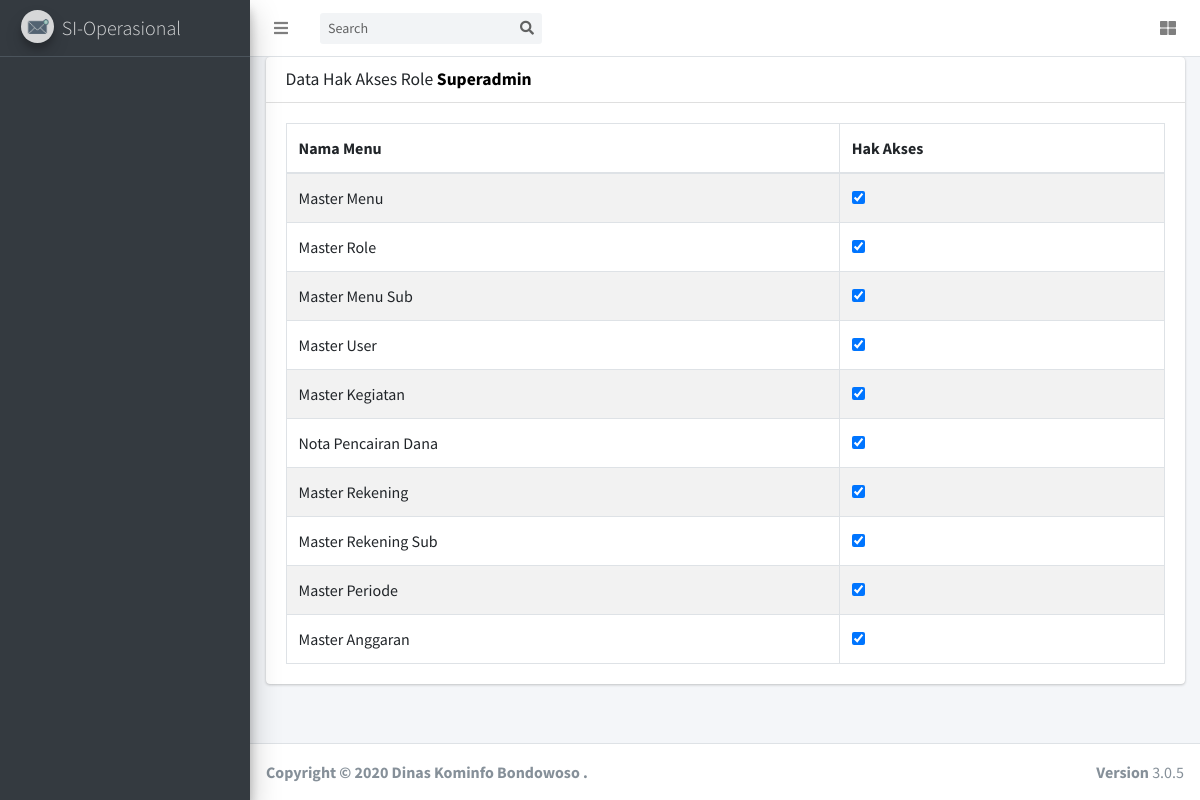
The page /index.php/role/role_access/1 on the database as committed earlier.
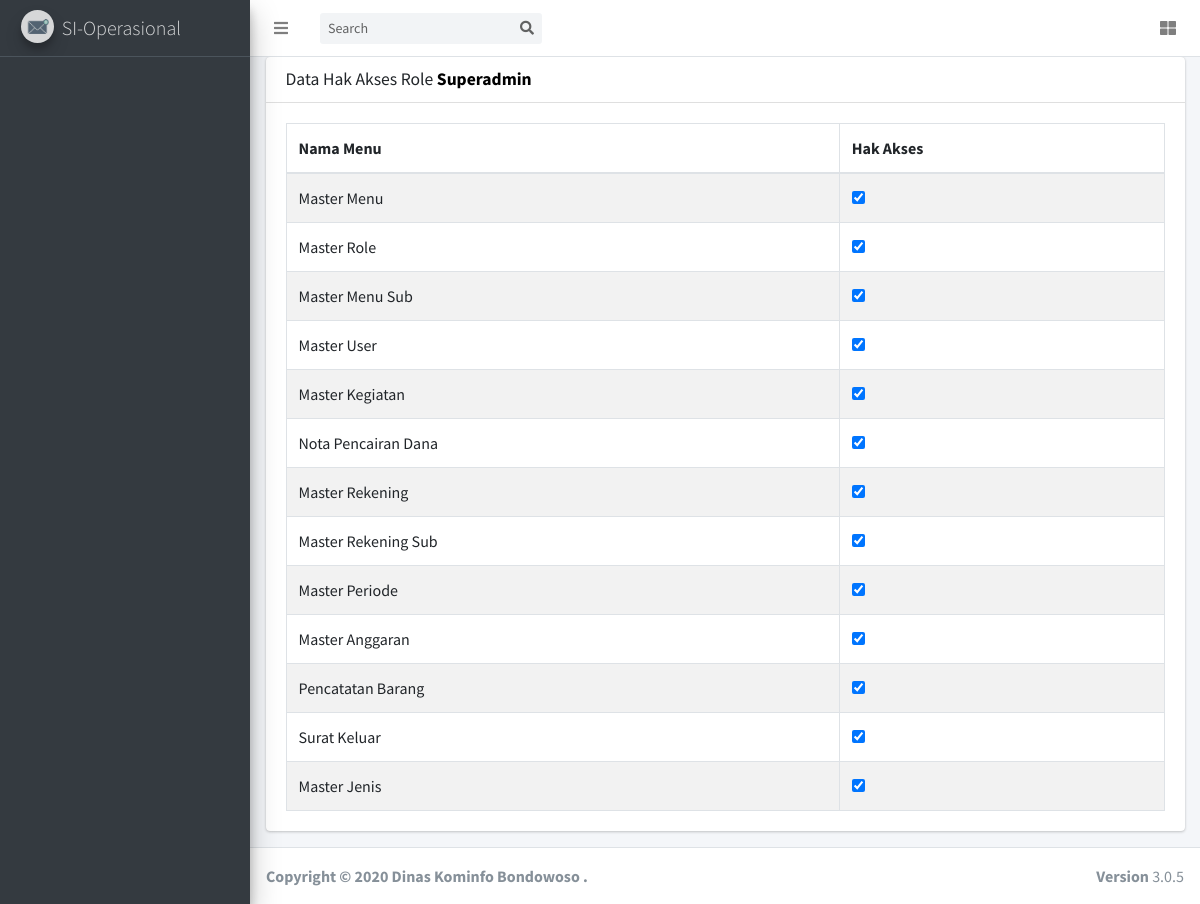
The same page on the database as committed later.
### tables this page shows
CREATE TABLE `tbl_sub_menu` (
  `id_sub_menu` int(11) NOT NULL,
  `id_menu` int(11) NOT NULL,
  `nama_sub_menu` varchar(30) NOT NULL,
  `link_sub_menu` varchar(50) NOT NULL
);

### application/controllers/Role.php (called while the page is built, shortened)
<?php
class Role extends CI_Controller {
	function __construct(){
        $this->load->model('main');
        $this->load->library('session');
        $this->load->helper('main_helper');
    }
    public function role_access($id_roles){
        $id_role 					= $this->session->userdata('id_role');
		$data['menu'] 				= $this->main->get_menu_selected($id_role);
        $data['sub_menu'] 		    = $this->main->get_data('tbl_sub_menu');
        $data['role']               = $this->db->get_where('tbl_role',['id_role'=>$id_roles])->row_array();
		$this->load->view('role/akses',$data);
    }
}

### index.php (called while the page is built, shortened)
<?php
require_once BASEPATH.'core/CodeIgniter.php';

### application/models/main.php (called while the page is built, shortened)
<?php
class main extends CI_MODEL
{
    function get_data($table)
    {
        $query = $this->db->get($table);
        return $query->result();
    }
    function get_menu_selected($role_id)
    {
        $this->db->select('*')
            ->from('tbl_user_access')
            ->join('tbl_sub_menu', 'tbl_user_access.id_sub_menu = tbl_sub_menu.id_sub_menu')
            ->join('tbl_menu', 'tbl_menu.id_menu = tbl_sub_menu.id_menu')
            ->where('tbl_user_access.id_role =', $role_id)
            ->group_by('tbl_menu.id_menu');
        $query = $this->db->get();
        return $query->result();
    }
}

### application/helpers/main_helper.php (called while the page is built, shortened)
<?php
function get_access($id_role,$id_menu){
    $ci = get_instance();
    $result = $ci->db->get_where('tbl_user_access',['id_role' => $id_role, 'id_sub_menu' =>$id_menu]);
    if($result->num_rows() > 0){
        return "checked = 'checked'";
    }
}
?>

### application/views/role/akses.php (the view, shortened to what this page needs)
<!DOCTYPE html>
<html lang="en">
<head>
</head>
<body class="hold-transition sidebar-mini layout-fixed layout-navbar-fixed layout-footer-fixed">
<div class="wrapper">
  <div class="content-wrapper">
    <section class="content">
      <div class="container-fluid">
        <div class="card">
          <div class="card-header">
            <h3 class="card-title">Data Hak Akses Role <span style="color:black;font-weight:bold"> <?= $role['nama_role'];?> </span></h3>
          </div>
          <div class="card-body">
            <table id="example1" class="table table-bordered table-striped">
              <thead>
              <tr>
                <th>Nama Menu</th>
                <th>Hak Akses</th>
              </tr>
              </thead>
              <tbody>
                <?php foreach($sub_menu as $row_menu){?>
                    <tr>
                        <td><?= $row_menu->nama_sub_menu;?></td>
                        <td>
                            <div class="form-check">
                            <input class="form-check-input" type="checkbox"
                            <?= get_access($role['id_role'],$row_menu->id_sub_menu);?>
                            data-role="<?= $role['id_role'];?>" data-menu="<?= $row_menu->id_sub_menu;?>">
                        </td>
                    </tr>
                <?php } ?>
              </tbody>
            </table>
          </div>
      </div>
    </section>
    </div>
</body>
</html>

Rows that differ between the two databases and show on the page:
added tbl_sub_menu: nama_sub_menu "Pencatatan Barang"
added tbl_sub_menu: nama_sub_menu "Surat Keluar"
added tbl_sub_menu: nama_sub_menu "Master Jenis"
